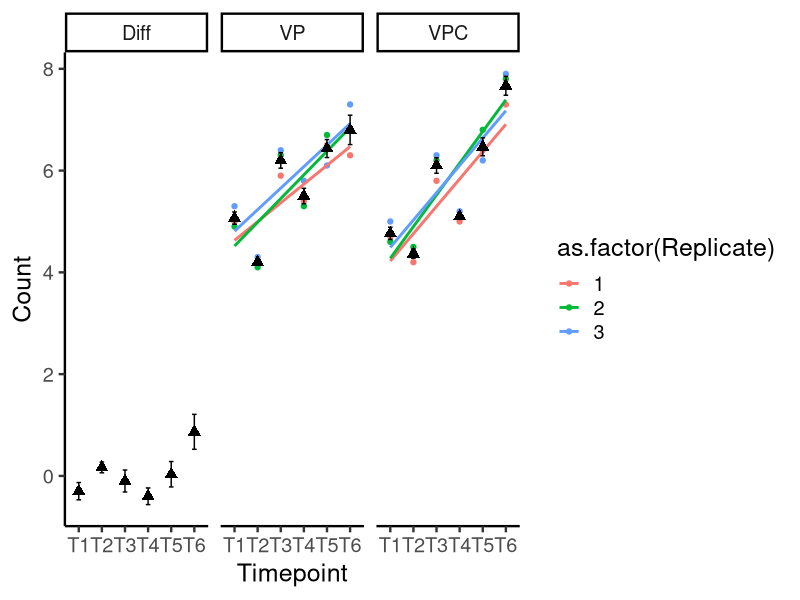
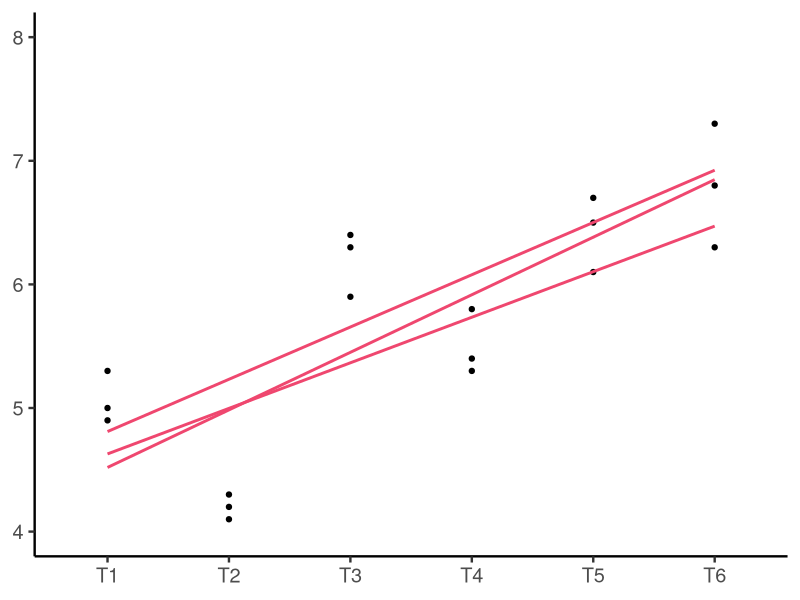
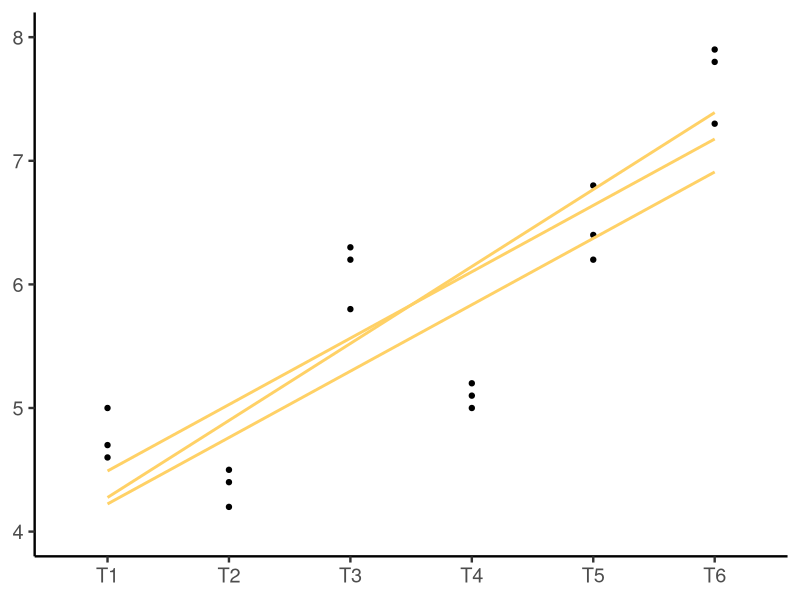
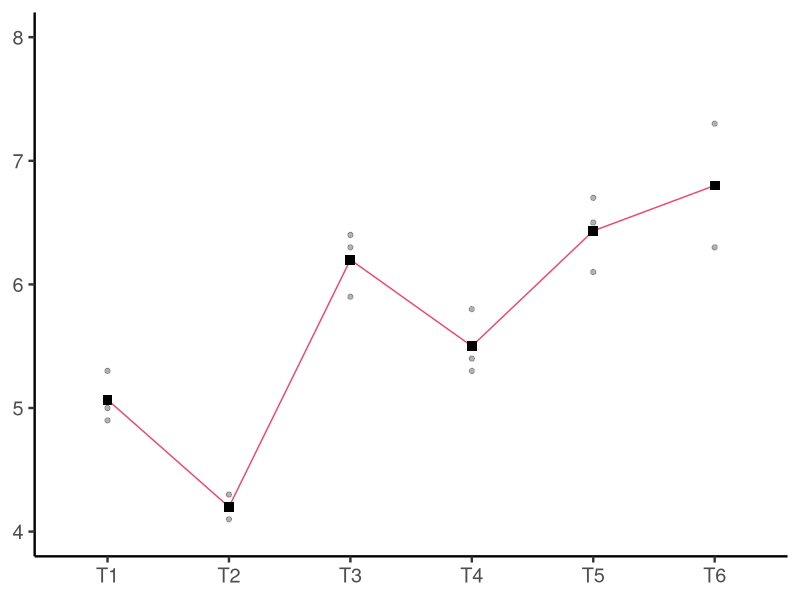
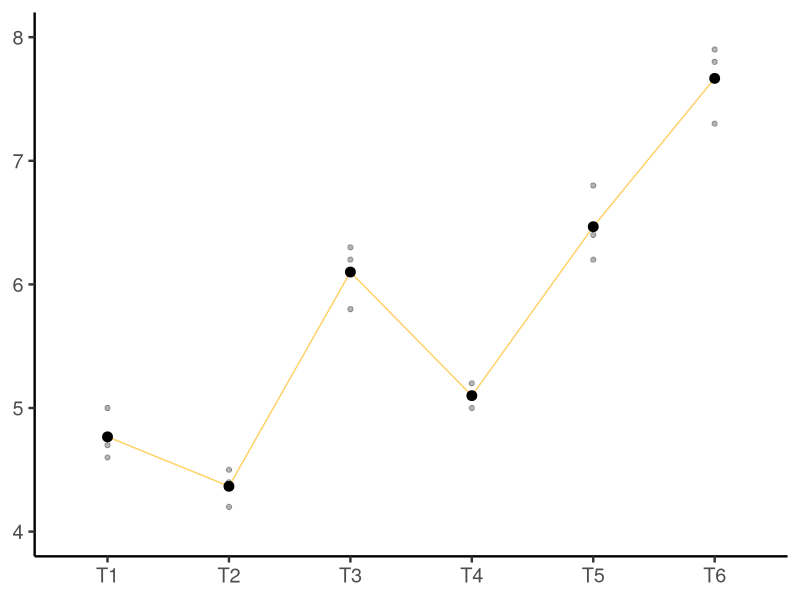
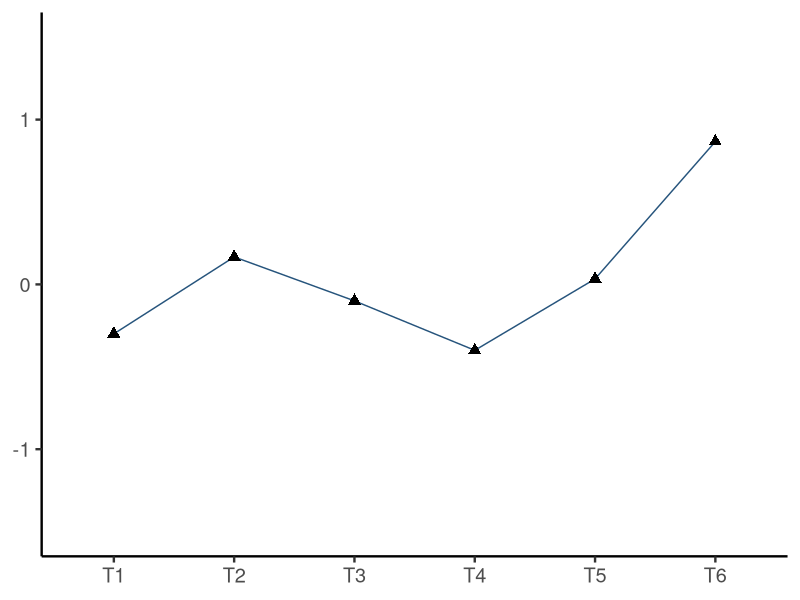
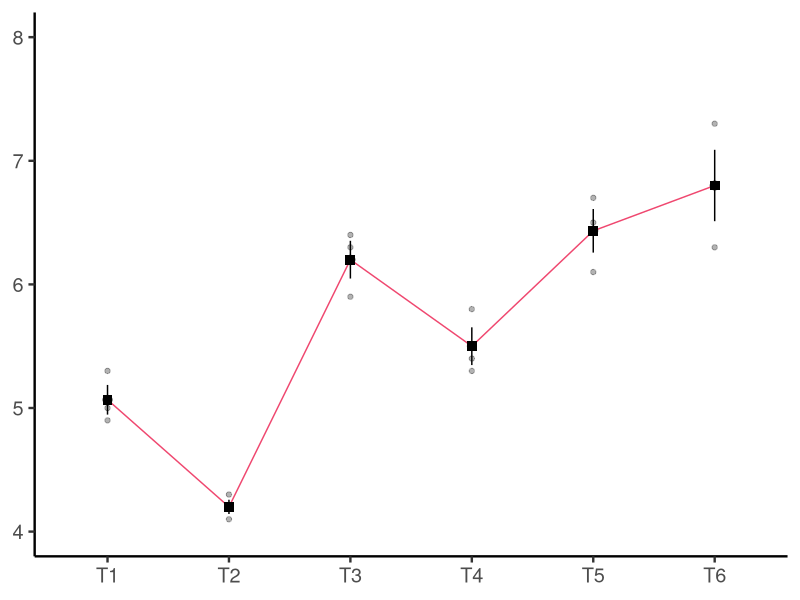
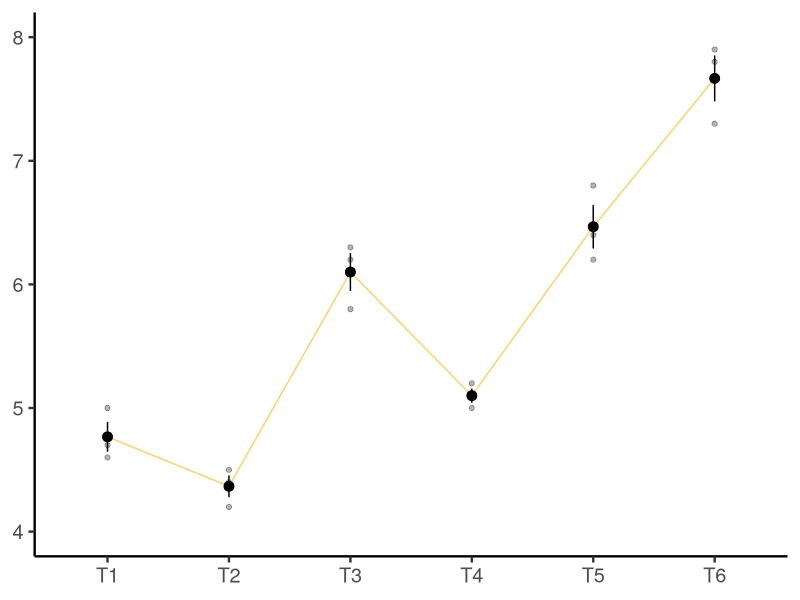

These figures' R source, in order:
# The aim of this script is to generate explanatory figures for LM, VIPCAL, and VIPCAL-SE

library(tidyverse)
library(ggsci)
#  Let's make a function to create a set of mockplots based on a given dataset. I will update the dataset later #


mock_df <-  tibble(
  Treatment = rep(c("VP", "VPC"), each = 18),    # 2 treatments, each repeated 18 times (3 replicates * 6 timepoints)
  Replicate = rep(rep(1:3, each = 6), times = 2), # 3 replicates, each repeated 6 times, for each treatment
  Timepoint = rep(c("T1", "T2", "T3", "T4", "T5", "T6"), times = 6)                 # 6 timepoints, repeated for each replicate and treatment
)

# Now adding viral counts

mock_df$Count <- c(5.0, 4.2, 5.9, 5.4, 6.5, 6.3,
                   4.9, 4.1, 6.3, 5.3, 6.7, 6.8,
                   5.3, 4.3, 6.4, 5.8, 6.1, 7.3,
                   4.7, 4.2, 5.8, 5.0, 6.4, 7.3,
                   4.6, 4.5, 6.2, 5.1, 6.8, 7.8,
                   5.0, 4.4, 6.3, 5.2, 6.2, 7.9)



{
summary_df <-  mock_df %>%
  group_by(Timepoint, Treatment) %>%
  summarise(
    Mean = mean(Count),
    SEM = sd(Count) / sqrt(n())
  ) %>%
    mutate(Treatment = factor(Treatment, levels = c("VP", "VPC", "Diff")))%>%
  ungroup()


lytic_df <- summary_df %>% filter(Treatment == 'VP')
lytic_lysogenic_df <- summary_df %>% filter(Treatment == 'VPC')
combined_df <- inner_join(lytic_df, lytic_lysogenic_df, by = "Timepoint", suffix = c("_Lytic", "_Lytic_Lysogenic"))
combined_df <- combined_df %>%
  mutate(
    Diff = Mean_Lytic_Lysogenic - Mean_Lytic,
    Diff_SEM = sqrt(SEM_Lytic_Lysogenic^2 + SEM_Lytic^2)
  )

summary_df <- bind_rows(
  summary_df,
  combined_df %>%
    select(Timepoint, Treatment = Diff, Mean = Diff, SEM = Diff_SEM) %>%
    mutate(Treatment = "Diff")
) %>%
  mutate(Treatment = factor(Treatment, levels = c("VP", "VPC", "Diff")))



summary_df
}

# Base plot

ggplot(mock_df, aes(x = Timepoint, y = Count, color = as.factor(Replicate))) +
  geom_point() +
  geom_smooth(aes(group = Replicate), method = "lm", se = FALSE) + 
  geom_point(data = summary_df, aes(x = Timepoint, y = Mean), color = "black", size = 3, shape = 17) +
  geom_errorbar(data = summary_df, aes(x = Timepoint, ymin = Mean - SEM, ymax = Mean + SEM), width = 0.2, color = "black", inherit.aes = F) +
  facet_grid(cols = vars(Treatment), scales = "fixed") +
 # ylim(c(3, 8)) +
  theme_classic(base_size = 18)




# LM plots ####
# LM Lytic 


lm_vp_plot<- ggplot(mock_df %>% dplyr::filter(Treatment == 'VP'), aes(x = Timepoint, y = Count)) +
  geom_point() +
  geom_smooth(aes(group = Replicate), method = "lm", se = FALSE, color = "#ef476f") + 
  #geom_point(data = summary_df, aes(x = Timepoint, y = Mean), color = "black", size = 3, shape = 17) +
  #geom_errorbar(data = summary_df, aes(x = Timepoint, ymin = Mean - SEM, ymax = Mean + SEM), width = 0.2, color = "black", inherit.aes = F) +
  #facet_grid(cols = vars(Treatment), scales = "fixed") +
  ylim(c(4, 8)) +
  xlab(NULL) +
  ylab(NULL) +
  theme_classic(base_size = 18)

lm_vp_plot

ggsave(plot = lm_vp_plot, filename = "./figures/lm_vp_plot.png", dpi = 800, width = 70, height = 70, units = "mm")

# LM Lytic + Lysogenic
lm_vpc_plot<- ggplot(mock_df %>% dplyr::filter(Treatment == 'VPC'), aes(x = Timepoint, y = Count)) +
  geom_point() +
  geom_smooth(aes(group = Replicate), method = "lm", se = FALSE, color = "#ffd166") + 
  #geom_point(data = summary_df, aes(x = Timepoint, y = Mean), color = "black", size = 3, shape = 17) +
  #geom_errorbar(data = summary_df, aes(x = Timepoint, ymin = Mean - SEM, ymax = Mean + SEM), width = 0.2, color = "black", inherit.aes = F) +
  #facet_grid(cols = vars(Treatment), scales = "fixed") +
  ylim(c(4, 8)) +
  xlab(NULL) +
  ylab(NULL) +
  theme_classic(base_size = 18)

lm_vpc_plot

ggsave(plot = lm_vpc_plot, filename = "./figures/lm_vpc_plot.png", dpi = 800, width = 70, height = 70, units = "mm")



# vipcal plots ####
# VIPCAL Lytic 


vipcal_vp_plot<- ggplot(mock_df %>% dplyr::filter(Treatment == 'VP'), aes(x = Timepoint, y = Count)) +
  geom_point(alpha = 0.3) +
  #geom_smooth(aes(group = Replicate), method = "lm", se = FALSE, color = "#ef476f") + 
  geom_line(data = summary_df %>% dplyr::filter(Treatment == 'VP'), aes(x = Timepoint, y = Mean, group = 1), color = "#ef476f", inherit.aes = F) +
  geom_point(data = summary_df %>% dplyr::filter(Treatment == 'VP'), aes(x = Timepoint, y = Mean), color = "black", size = 3, shape = 15) +
  #geom_errorbar(data = summary_df, aes(x = Timepoint, ymin = Mean - SEM, ymax = Mean + SEM), width = 0.2, color = "black", inherit.aes = F) +
  #facet_grid(cols = vars(Treatment), scales = "fixed") +
  ylim(c(4, 8)) +
  xlab(NULL) +
  ylab(NULL) +
  theme_classic(base_size = 18)

vipcal_vp_plot

ggsave(plot = vipcal_vp_plot, filename = "./figures/vipcal_vp_plot.png", dpi = 800, width = 70, height = 70, units = "mm")


vipcal_vpc_plot<- ggplot(mock_df %>% dplyr::filter(Treatment == 'VPC'), aes(x = Timepoint, y = Count)) +
  geom_point(alpha = 0.3) +
  #geom_smooth(aes(group = Replicate), method = "lm", se = FALSE, color = "#ef476f") + 
  geom_line(data = summary_df %>% dplyr::filter(Treatment == 'VPC'), aes(x = Timepoint, y = Mean, group = 1), color = "#ffd166", inherit.aes = F) +
  geom_point(data = summary_df %>% dplyr::filter(Treatment == 'VPC'), aes(x = Timepoint, y = Mean), color = "black", size = 3, shape = 19) +
  #geom_errorbar(data = summary_df, aes(x = Timepoint, ymin = Mean - SEM, ymax = Mean + SEM), width = 0.2, color = "black", inherit.aes = F) +
  #facet_grid(cols = vars(Treatment), scales = "fixed") +
  ylim(c(4, 8)) +
  xlab(NULL) +
  ylab(NULL) +
  theme_classic(base_size = 18)

vipcal_vpc_plot

ggsave(plot = vipcal_vpc_plot, filename = "./figures/vipcal_vpc_plot.png", dpi = 800, width = 70, height = 70, units = "mm")


vipcal_diff_plot<- ggplot(mock_df %>% dplyr::filter(Treatment == 'Diff'), aes(x = Timepoint, y = Count)) +
  geom_point(alpha = 0.3) +
  #geom_smooth(aes(group = Replicate), method = "lm", se = FALSE, color = "#ef476f") + 
  geom_line(data = summary_df %>% dplyr::filter(Treatment == 'Diff'), aes(x = Timepoint, y = Mean, group = 1), color = "#26547c", inherit.aes = F) +
  geom_point(data = summary_df %>% dplyr::filter(Treatment == 'Diff'), aes(x = Timepoint, y = Mean), color = "black", size = 3, shape = 17) +
  #geom_errorbar(data = summary_df, aes(x = Timepoint, ymin = Mean - SEM, ymax = Mean + SEM), width = 0.2, color = "black", inherit.aes = F) +
  #facet_grid(cols = vars(Treatment), scales = "fixed") +
  ylim(c(-1.5, 1.5)) +
  xlab(NULL) +
  ylab(NULL) +
  theme_classic(base_size = 18)

vipcal_diff_plot

ggsave(plot = vipcal_diff_plot, filename = "./figures/vipcal_diff_plot.png", dpi = 800, width = 70, height = 70, units = "mm")



# vipcal-se plots ####
# VIPCAL-SE Lytic 


vipcal_se_vp_plot<- ggplot(mock_df %>% dplyr::filter(Treatment == 'VP'), aes(x = Timepoint, y = Count)) +
  geom_point(alpha = 0.3) +
  #geom_smooth(aes(group = Replicate), method = "lm", se = FALSE, color = "#ef476f") + 
  geom_line(data = summary_df %>% dplyr::filter(Treatment == 'VP'), aes(x = Timepoint, y = Mean, group = 1), color = "#ef476f", inherit.aes = F) +
  geom_point(data = summary_df %>% dplyr::filter(Treatment == 'VP'), aes(x = Timepoint, y = Mean), color = "black", size = 3, shape = 15) +
  geom_pointrange(data = summary_df %>% dplyr::filter(Treatment == 'VP'), aes(x = Timepoint, y = Mean, ymin = Mean - SEM, ymax = Mean + SEM),  color = "black", inherit.aes = F) +
  #facet_grid(cols = vars(Treatment), scales = "fixed") +
  ylim(c(4, 8)) +
  xlab(NULL) +
  ylab(NULL) +
  theme_classic(base_size = 18)

vipcal_se_vp_plot

ggsave(plot = vipcal_se_vp_plot, filename = "./figures/vipcal_se_vp_plot.png", dpi = 800, width = 70, height = 70, units = "mm")


vipcal_se_vpc_plot<- ggplot(mock_df %>% dplyr::filter(Treatment == 'VPC'), aes(x = Timepoint, y = Count)) +
  geom_point(alpha = 0.3) +
  #geom_smooth(aes(group = Replicate), method = "lm", se = FALSE, color = "#ef476f") + 
  geom_line(data = summary_df %>% dplyr::filter(Treatment == 'VPC'), aes(x = Timepoint, y = Mean, group = 1), color = "#ffd166", inherit.aes = F) +
  geom_point(data = summary_df %>% dplyr::filter(Treatment == 'VPC'), aes(x = Timepoint, y = Mean), color = "black", size = 3, shape = 19) +
  geom_pointrange(data = summary_df %>% dplyr::filter(Treatment == 'VPC'), aes(x = Timepoint, y = Mean, ymin = Mean - SEM, ymax = Mean + SEM),  color = "black", inherit.aes = F) +
  #facet_grid(cols = vars(Treatment), scales = "fixed") +
  ylim(c(4, 8)) +
  xlab(NULL) +
  ylab(NULL) +
  theme_classic(base_size = 18)

vipcal_se_vpc_plot

ggsave(plot = vipcal_se_vpc_plot, filename = "./figures/vipcal_se_vpc_plot.png", dpi = 800, width = 70, height = 70, units = "mm")


vipcal_se_diff_plot<- ggplot(mock_df %>% dplyr::filter(Treatment == 'Diff'), aes(x = Timepoint, y = Count)) +
  geom_point(alpha = 0.3) +
  #geom_smooth(aes(group = Replicate), method = "lm", se = FALSE, color = "#ef476f") + 
  geom_line(data = summary_df %>% dplyr::filter(Treatment == 'Diff'), aes(x = Timepoint, y = Mean, group = 1), color = "#26547c", inherit.aes = F) +
  geom_point(data = summary_df %>% dplyr::filter(Treatment == 'Diff'), aes(x = Timepoint, y = Mean), color = "black", size = 3, shape = 17) +
  geom_pointrange(data = summary_df %>% dplyr::filter(Treatment == 'Diff'), aes(x = Timepoint, y = Mean, ymin = Mean - SEM, ymax = Mean + SEM),  color = "black", shape = 17, inherit.aes = F) +
  #facet_grid(cols = vars(Treatment), scales = "fixed") +
  ylim(c(-1.5, 1.5)) +
  xlab(NULL) +
  ylab(NULL) +
  theme_classic(base_size = 18) 

vipcal_se_diff_plot

ggsave(plot = vipcal_se_diff_plot, filename = "./figures/vipcal_se_diff_plot.png", dpi = 800, width = 70, height = 70, units = "mm")




